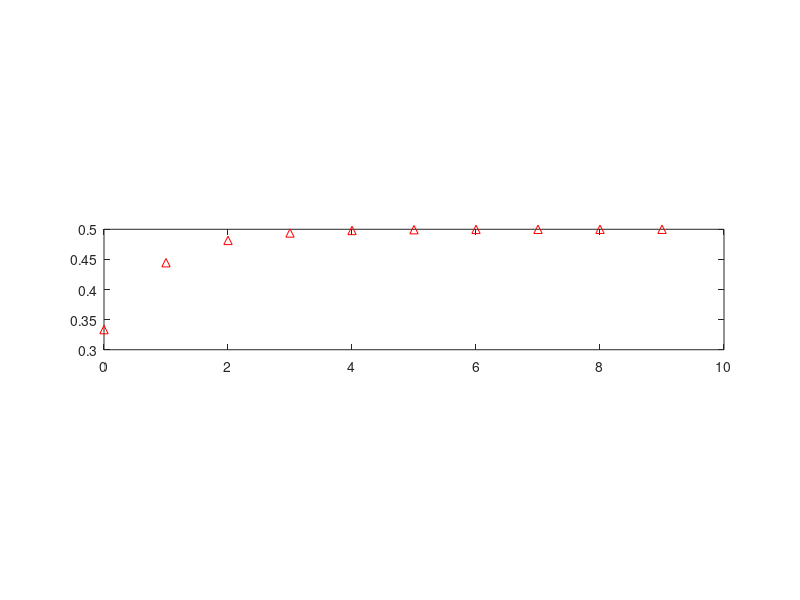

Reproduce this figure in MATLAB. (Note: this script raises an error after producing the figure.)
Nr = [1 0];
Dr = [3 -4 1];
subplot(3,1,2)
impz(Nr, Dr, 10);
dim = [.09 .46 .5 .5];
[ro,po,ko] = residuez(Nr,Dr);
par_eqn = strcat('$ Partial \: fraction \: representation \: of \: H(z)= ',  makeEqn1(ro, po, ko), '$');
title('Impulse Response - Using impz function')

annotation('textbox',dim , 'String',par_eqn,'Interpreter', "latex" , 'FitBoxToText','on', 'FontSize',21');

n = 0:9;
u_n = n >= 0;
i_n = n == 0;
h_n = 0.5 * u_n - 0.16667 * (0.33333 .^ n) .* (u_n);
y_n = trimdata(conv(h_n, i_n), 10);

subplot(3,1,3);
stem(n, y_n, "r",'filled');
title('Impulse Response - conv unit impulse with h(n)')
xlabel('n (samples)');
ylabel('Amplitude')


function eqn=makeEqn1(ro, po, ko)
    eqn='';
    for i=1:length(ro)
        if i==length(ro)
        eqn = strcat(eqn, '\frac{ ', num2str(ro(i)), '}{z - (', num2str(po(i)), ')', '}');
        else
        eqn = strcat(eqn, '\frac{ ', num2str(ro(i)), '}{z - (', num2str(po(i)), ')', '}', '+');
        end
    end
end
